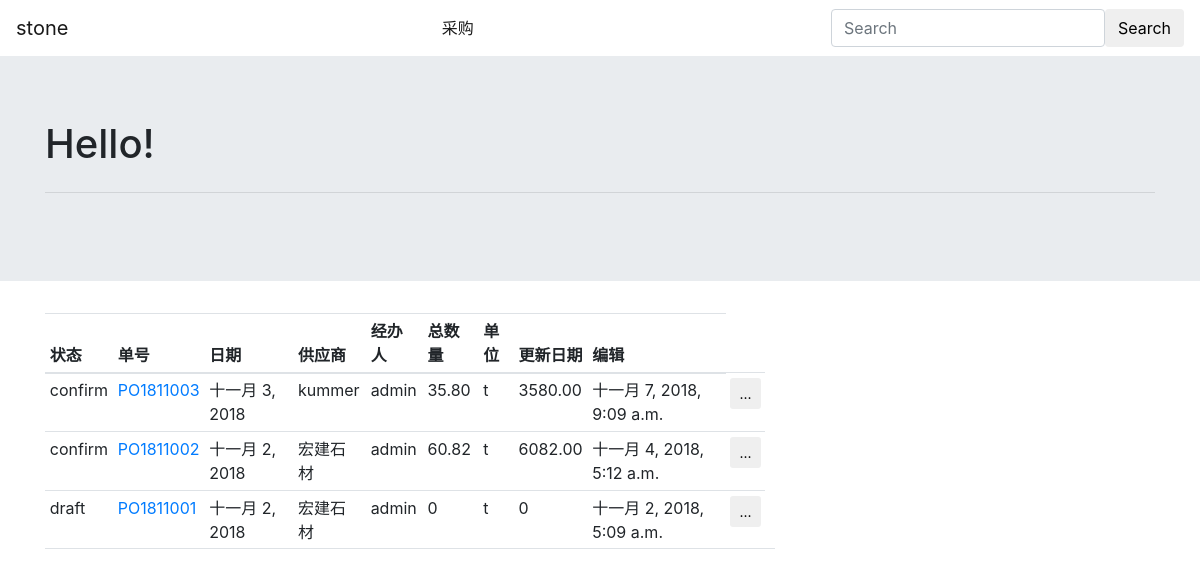
Screenshot of /purchase/order/ with the database file from the repository.
### purchase/models.py (models this page shows, shortened)
class OrderAbstract(models.Model):
    state = models.CharField('状态', choices=STATE_CHOICES, max_length=20, default='draft')
    order = OrderField(order_str=None, max_length=26, default='New', db_index=True, unique=True, verbose_name='订单号码', )
    date = models.DateField('日期')
    created = models.DateField('创建日期', auto_now_add=True)
    updated = models.DateTimeField('更新时间', auto_now=True)
    handler = models.ForeignKey(User, on_delete=models.CASCADE, verbose_name='经办人',
                                related_name='%(class)s_handler')
    entry = models.ForeignKey(User, on_delete=models.CASCADE, verbose_name='登记人',
                              related_name='%(class)s_entry')
    partner = models.ForeignKey('partner.Partner', on_delete=models.SET_NULL, null=True, blank=True,
                                verbose_name='业务伙伴')
    comments = GenericRelation('comment.Comment')
    invoices = GenericRelation('invoice.OrderInvoiceThrough')
    class Meta:
        abstract = True
        ordering = ['-created']

class PurchaseOrder(OrderAbstract):
    order = OrderField(order_str='PO', max_length=10, default='New', db_index=True, unique=True, verbose_name='订单号码', )
    currency = models.CharField('货币', choices=CURRENCY_CHOICE, max_length=10)
    uom = models.CharField('计量单位', null=False, choices=UOM_CHOICES, max_length=10)
    class Meta:
        verbose_name = '采购订单'
        ordering = ['-order']
    def get_absolute_url(self):
        return reverse('purchase_order_detail', args=[self.id])
    def get_quantity(self):
        return sum(item.get_quantity() for item in self.items.all())
    def get_amount(self):
        return sum(item.get_amount() for item in self.items.all())

class PurchaseOrderItem(models.Model):
    name = models.CharField('编号', max_length=20, unique=True)
    type = models.CharField('类型', max_length=10, default='block')
    order = models.ForeignKey('PurchaseOrder', on_delete=models.CASCADE, related_name='items', verbose_name='订单',
                              blank=True, null=True)
    product = models.ForeignKey('product.Product', on_delete=models.CASCADE, verbose_name='编号', blank=True, null=True)
    price = models.DecimalField('单价', max_digits=8, decimal_places=2)
    uom = models.CharField('计量单位', null=False, choices=UOM_CHOICES, max_length=10, default='t')
    weight = models.DecimalField('重量', max_digits=5, decimal_places=2, null=True)
    long = models.IntegerField('长', null=True, blank=True)
    width = models.IntegerField('宽', null=True, blank=True)
    height = models.IntegerField('高', null=True, blank=True)
    m3 = models.DecimalField('立方', null=True, max_digits=5, decimal_places=2, blank=True)
    entry = models.ForeignKey(User, related_name='%(class)s_entry',
                              verbose_name='登记人', on_delete=models.SET_NULL, null=True, blank=True)
    class Meta:
        verbose_name = '采购订单行'
        ordering = ['order']
    def get_quantity(self):
        return self.weight if self.uom == 't' else self.m3
    def get_amount(self):
        quantity = self.weight if self.uom == 't' else self.m3
        return Decimal('{0:.2f}'.format(quantity * self.price))

### partner/models.py (models this page shows, shortened)
class Partner(models.Model):
    name = models.CharField('名称', max_length=30, null=False, blank=False)
    is_company = models.BooleanField('公司', default=False)
    type = models.CharField('伙伴类型', choices=PARTNER_TYPE_CHOICES, max_length=20,
                            default='customer')
    phone = models.CharField('联系电话', max_length=20)
    sex = models.CharField('性别', choices=(('male', '先生'), ('female', '女士')), null=True, blank=True, max_length=10)
    province = models.ForeignKey('Province', verbose_name='省份', null=True, blank=True, on_delete=models.SET_NULL)
    city = models.ForeignKey('City', verbose_name='城市', null=True, blank=True, on_delete=models.SET_NULL)
    created = models.DateField('创建日期', auto_now_add=True)
    updated = models.DateTimeField('更新时间', auto_now=True)
    entry = models.ForeignKey(User, related_name='%(class)s_entry',
                              verbose_name='登记人', on_delete=models.SET_NULL, null=True, blank=True)
    is_activate = models.BooleanField('启用', default=True)
    class Meta:
        verbose_name = '伙伴资料'
        unique_together = ['phone', 'name']
    def __str__(self):
        if self.is_company:
            return '{}'.format(self.name)
        else:
            return '{} {}'.format(self.name, self.get_title())

### purchase/views.py (the view)
# urls.py: path('order/', views.PurchaseOrderListView.as_view(), name='purchase_order_list'),
class PurchaseOrderListView(ListView):
    model = PurchaseOrder
    template_name = 'purchase/order/list.html'
    paginate_by = 10

### purchase/templates/purchase/order/list.html (shortened to what this page needs)
{% extends "base.html" %}
{% load crispy_forms_tags %}
{% block content %}
    {% if object_list %}
        <form action="" method="post" id="select_block_form">
            <table class="table table-sm">
                <thead>
                <tr>
                    <th>状态</th>
                    <th>单号</th>
                    <th>日期</th>
                    <th>供应商</th>
                    <th>经办人</th>
                    <th>总数量</th>
                    <th>单位</th>
                    <th>更新日期</th>
                    <th>编辑</th>
                </tr>
                </thead>
                <tbody>
                {% for object in object_list %}
                    <tr id="block_list_tr">
                        <td>{{ object.state }}</td>
                        <td><a href="{{ object.get_absolute_url }}">{{ object.order }}</a></td>
                        <td>{{ object.date }}</td>
                        <td>{{ object.partner }}</td>
                        <td>{{ object.handler }}</td>
                        <td>{{ object.get_quantity }}</td>
                        <td>{{ object.uom }}</td>
                        <td>{{ object.get_amount }}</td>
                        <td>{{ object.updated }}</td>
                        <td>
                            <div class="dropdown">
                                <button type="button" class="btn btn-sm " data-toggle="dropdown"
                                        aria-haspopup="true" aria-expanded="false">
                                    ...
                                </button>
                            </div>
                        </td>
                    </tr>
                {% endfor %}
                </tbody>
                <tfoot>
                <tr>
                    <td></td>
                    <td></td>
                    <td></td>
                    <td></td>
                    <td></td>
                    <td></td>
                    <td></td>
                    <td></td>
                    <td></td>
                    <td></td>
                    <td></td>
                </tr>
                </tfoot>
            </table>
        </form>
    {% else %}
        <p>还未有内容</p>
    {% endif %}
{% endblock %}

### rows the page displays
PurchaseOrder: state "confirm", order "PO1811003", date "十一月 3, 2018", partner "kummer", handler "admin", get_quantity "35.80", uom "t", get_amount "3580.00", updated "十一月 7, 2018, 9:09 a.m."
PurchaseOrder: state "confirm", order "PO1811002", date "十一月 2, 2018", partner "宏建石材", handler "admin", get_quantity "60.82", uom "t", get_amount "6082.00", updated "十一月 4, 2018, 5:12 a.m."
PurchaseOrder: state "draft", order "PO1811001", date "十一月 2, 2018", partner "宏建石材", handler "admin", get_quantity "0", uom "t", get_amount "0", updated "十一月 2, 2018, 5:09 a.m."
